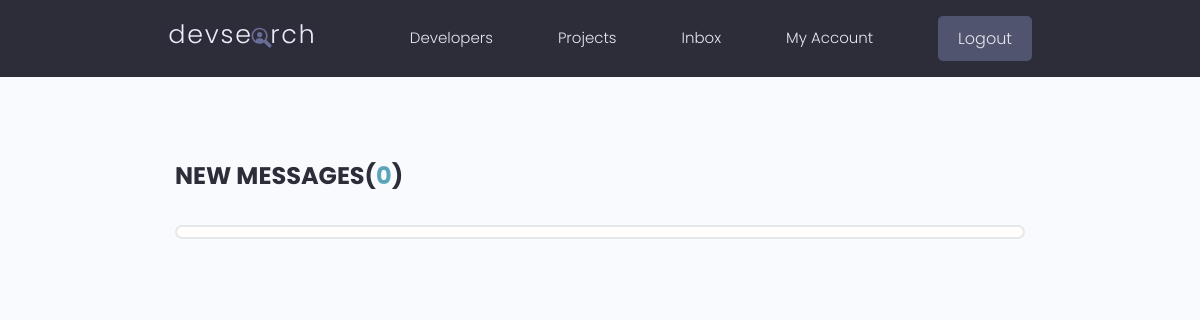
Page /inbox/ (signed in) on the earlier database version.
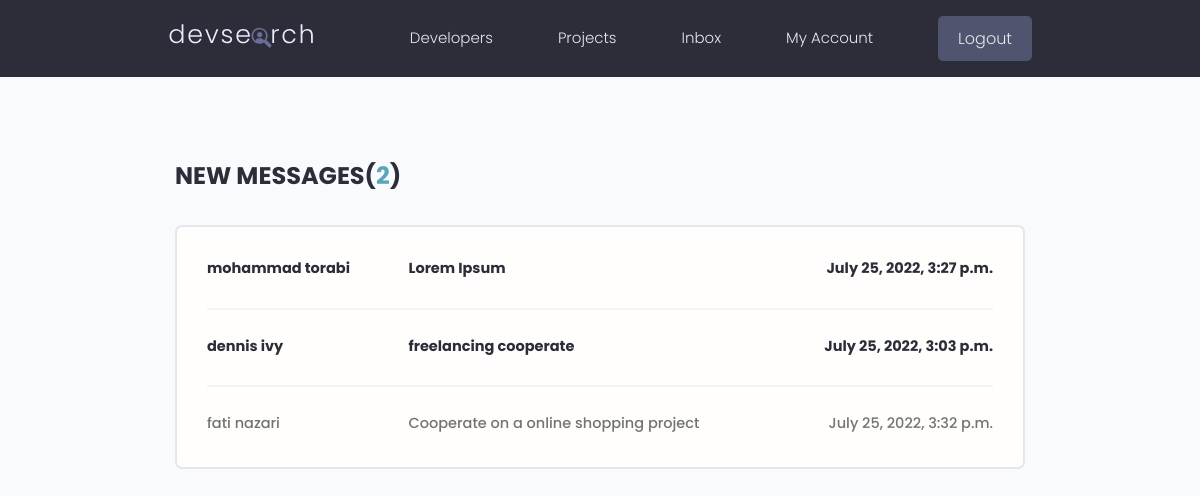
Same page on the later database version.
### users/models.py (models this page shows, shortened)
class Message(models.Model):
    sender = models.ForeignKey(Profile, on_delete=models.SET_NULL, null=True, blank=True)
    recipient = models.ForeignKey(Profile, on_delete=models.SET_NULL, null=True, blank=False, related_name='messages')
    name = models.CharField(max_length=200, null=True, blank=True)
    email = models.EmailField(max_length=250, null=True, blank=True)
    subject = models.CharField(max_length=500, null=True, blank=True)
    body = models.TextField(blank=False, null=False)
    is_read = models.BooleanField(default=False, null=True)
    created = models.DateTimeField(auto_now_add=True)
    id = models.UUIDField(default=uuid.uuid4, unique=True, editable=False, primary_key=True)
    class Meta:
        ordering = ['is_read', '-created']

class Profile(models.Model):
    user = models.OneToOneField(User, on_delete=models.CASCADE, null=True, blank=True)
    name = models.CharField(max_length=250, null=True, blank=True)
    username = models.CharField(max_length=250, null=True, blank=True)
    email = models.EmailField(max_length=500, blank=True, null=True)
    short_intro = models.CharField(max_length=200, blank=True, null=True)
    bio = models.TextField(blank=True, null=True)
    location = models.CharField(max_length=200, blank=True, null=True)
    profile_image = models.ImageField(blank=True, null=True, upload_to='profiles/',
                         default='profiles/user-default.png')
    social_github = models.CharField(max_length=500, blank=True, null=True)
    social_linkedin = models.CharField(max_length=500, blank=True, null=True)
    social_website = models.CharField(max_length=500, blank=True, null=True)
    social_twitter = models.CharField(max_length=500, blank=True, null=True)
    created = models.DateTimeField(auto_now_add=True)
    id = models.UUIDField(default=uuid.uuid4, unique=True, editable=False, primary_key=True)

### users/views.py (the view)
# urls.py: path('inbox/', views.inbox_view, name='inbox'),
@login_required(login_url='login')
def inbox_view(request):
    profile = request.user.profile
    read_messages = profile.messages.exclude(is_read=False)
    unread_messages = profile.messages.filter(is_read=False)
    unread_messages_count = unread_messages.count()
    context = {
        'read_messages' : read_messages,
        'unread_messages' : unread_messages,
        'unread_messages_count' : unread_messages_count
    }
    return render(request, 'users/inbox.html', context)

### users/templates/users/inbox.html
{% extends 'main.html' %}
{% block content %}
  <main class="inbox my-xl">
    <div class="content-box">
      <h3 class="inbox__title">New Messages(<span>{{ unread_messages_count }}</span>)</h3>
      <ul class="messages">
        {% for message in unread_messages %}
            <li class="message message--unread">
              <a href="message.html">
                  {% if message.sender %}
                    <span class="message__author">{{ message.sender.name }}</span>
                  {% elif message.name is not None %}
                    <span class="message__author">{{ message.name }}</span>
                  {% endif %}
                <span class="message__subject">{{ message.subject }}</span>
                <span class="message__date">{{ message.created }}</span>
              </a>
            </li>
        {% endfor %}
        {% for r_message in read_messages %}
            <li class="message">
              <a href="message.html">
                  {% if r_message.sender %}
                    <span class="message__author">{{ r_message.sender.name }}</span>
                  {% elif r_message.name is not None %}
                    <span class="message__author">{{ r_message.name }}</span>
                  {% endif %}
                <span class="message__subject">{{ r_message.subject }}</span>
                <span class="message__date">{{ r_message.created }}</span>
              </a>
            </li>
        {% endfor %}
      </ul>
    </div>
  </main>
{% endblock %}

Differences in the rows shown:
added Message: name "mohammad torabi", subject "Lorem Ipsum", created "July 25, 2022, 3:27 p.m.", shown under "NEW MESSAGES(2)"
added Message: sender.name "dennis ivy", subject "freelancing cooperate", created "July 25, 2022, 3:03 p.m.", shown under "NEW MESSAGES(2)"
added Message: sender.name "fati nazari", subject "Cooperate on a online shopping project", created "July 25, 2022, 3:32 p.m."
Other differences:
{{ unread_messages_count }}: "0" → "2"
